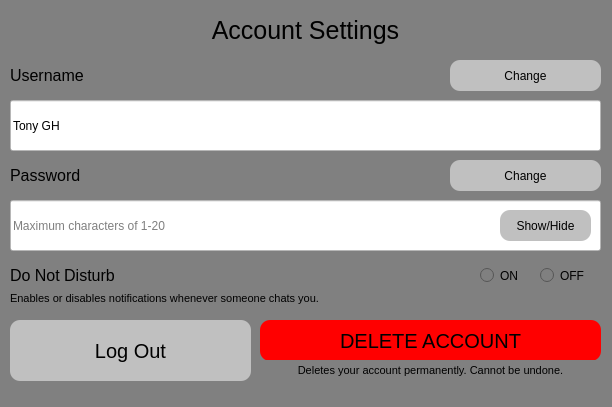
<?xml version="1.0" encoding="UTF-8"?>
<ui version="4.0">
 <class>Dialog</class>
 <widget class="QDialog" name="Dialog">
  <property name="geometry">
   <rect>
    <x>0</x>
    <y>0</y>
    <width>612</width>
    <height>407</height>
   </rect>
  </property>
  <property name="windowTitle">
   <string>Dialog</string>
  </property>
  <property name="styleSheet">
   <string notr="true">background-color:grey</string>
  </property>
  <widget class="QLabel" name="label_4">
   <property name="geometry">
    <rect>
     <x>10</x>
     <y>60</y>
     <width>571</width>
     <height>31</height>
    </rect>
   </property>
   <property name="font">
    <font>
     <pointsize>12</pointsize>
    </font>
   </property>
   <property name="styleSheet">
    <string notr="true"/>
   </property>
   <property name="text">
    <string>Username</string>
   </property>
  </widget>
  <widget class="QPushButton" name="pushButton_2">
   <property name="geometry">
    <rect>
     <x>450</x>
     <y>60</y>
     <width>151</width>
     <height>31</height>
    </rect>
   </property>
   <property name="styleSheet">
    <string notr="true">background-color:silver;
border-radius:10px;</string>
   </property>
   <property name="text">
    <string>Change</string>
   </property>
  </widget>
  <widget class="QLineEdit" name="username_txt">
   <property name="geometry">
    <rect>
     <x>10</x>
     <y>100</y>
     <width>591</width>
     <height>51</height>
    </rect>
   </property>
   <property name="styleSheet">
    <string notr="true">background-color:white</string>
   </property>
   <property name="text">
    <string>Tony GH</string>
   </property>
   <property name="placeholderText">
    <string>Maximum characters of 1-20</string>
   </property>
  </widget>
  <widget class="QLabel" name="label_5">
   <property name="geometry">
    <rect>
     <x>10</x>
     <y>160</y>
     <width>571</width>
     <height>31</height>
    </rect>
   </property>
   <property name="font">
    <font>
     <pointsize>12</pointsize>
    </font>
   </property>
   <property name="styleSheet">
    <string notr="true"/>
   </property>
   <property name="text">
    <string>Password</string>
   </property>
  </widget>
  <widget class="QLineEdit" name="password_txt">
   <property name="geometry">
    <rect>
     <x>10</x>
     <y>200</y>
     <width>591</width>
     <height>51</height>
    </rect>
   </property>
   <property name="styleSheet">
    <string notr="true">background-color:white</string>
   </property>
   <property name="text">
    <string/>
   </property>
   <property name="echoMode">
    <enum>QLineEdit::Password</enum>
   </property>
   <property name="placeholderText">
    <string>Maximum characters of 1-20</string>
   </property>
  </widget>
  <widget class="QPushButton" name="pushButton_3">
   <property name="geometry">
    <rect>
     <x>450</x>
     <y>160</y>
     <width>151</width>
     <height>31</height>
    </rect>
   </property>
   <property name="styleSheet">
    <string notr="true">background-color:silver;
border-radius:10px;</string>
   </property>
   <property name="text">
    <string>Change</string>
   </property>
  </widget>
  <widget class="QPushButton" name="pushButton_4">
   <property name="geometry">
    <rect>
     <x>500</x>
     <y>210</y>
     <width>91</width>
     <height>31</height>
    </rect>
   </property>
   <property name="styleSheet">
    <string notr="true">background-color:silver;
border-radius:10px;</string>
   </property>
   <property name="text">
    <string>Show/Hide</string>
   </property>
  </widget>
  <widget class="QLabel" name="label_6">
   <property name="geometry">
    <rect>
     <x>10</x>
     <y>260</y>
     <width>591</width>
     <height>31</height>
    </rect>
   </property>
   <property name="font">
    <font>
     <pointsize>12</pointsize>
    </font>
   </property>
   <property name="styleSheet">
    <string notr="true"/>
   </property>
   <property name="text">
    <string>Do Not Disturb</string>
   </property>
  </widget>
  <widget class="QRadioButton" name="radioButton">
   <property name="geometry">
    <rect>
     <x>540</x>
     <y>260</y>
     <width>51</width>
     <height>31</height>
    </rect>
   </property>
   <property name="text">
    <string>OFF</string>
   </property>
  </widget>
  <widget class="QRadioButton" name="radioButton_2">
   <property name="geometry">
    <rect>
     <x>480</x>
     <y>260</y>
     <width>51</width>
     <height>31</height>
    </rect>
   </property>
   <property name="text">
    <string>ON</string>
   </property>
  </widget>
  <widget class="QLabel" name="label_7">
   <property name="geometry">
    <rect>
     <x>10</x>
     <y>290</y>
     <width>571</width>
     <height>16</height>
    </rect>
   </property>
   <property name="font">
    <font>
     <pointsize>8</pointsize>
    </font>
   </property>
   <property name="styleSheet">
    <string notr="true"/>
   </property>
   <property name="text">
    <string>Enables or disables notifications whenever someone chats you.</string>
   </property>
  </widget>
  <widget class="QPushButton" name="logout_button">
   <property name="geometry">
    <rect>
     <x>10</x>
     <y>320</y>
     <width>241</width>
     <height>61</height>
    </rect>
   </property>
   <property name="font">
    <font>
     <pointsize>15</pointsize>
    </font>
   </property>
   <property name="styleSheet">
    <string notr="true">background-color:silver;
border-radius:10px;</string>
   </property>
   <property name="text">
    <string>Log Out</string>
   </property>
  </widget>
  <widget class="QPushButton" name="DELETE_button">
   <property name="geometry">
    <rect>
     <x>260</x>
     <y>320</y>
     <width>341</width>
     <height>41</height>
    </rect>
   </property>
   <property name="font">
    <font>
     <pointsize>15</pointsize>
    </font>
   </property>
   <property name="styleSheet">
    <string notr="true">background-color:red;
border-radius:10px;
</string>
   </property>
   <property name="text">
    <string>DELETE ACCOUNT</string>
   </property>
  </widget>
  <widget class="QLabel" name="label_9">
   <property name="geometry">
    <rect>
     <x>260</x>
     <y>360</y>
     <width>341</width>
     <height>21</height>
    </rect>
   </property>
   <property name="font">
    <font>
     <pointsize>8</pointsize>
    </font>
   </property>
   <property name="styleSheet">
    <string notr="true"/>
   </property>
   <property name="text">
    <string>Deletes your account permanently. Cannot be undone.</string>
   </property>
   <property name="alignment">
    <set>Qt::AlignCenter</set>
   </property>
  </widget>
  <widget class="QLabel" name="label_8">
   <property name="geometry">
    <rect>
     <x>150</x>
     <y>10</y>
     <width>311</width>
     <height>41</height>
    </rect>
   </property>
   <property name="font">
    <font>
     <pointsize>19</pointsize>
    </font>
   </property>
   <property name="text">
    <string>Account Settings</string>
   </property>
   <property name="alignment">
    <set>Qt::AlignCenter</set>
   </property>
  </widget>
  <zorder>label_7</zorder>
  <zorder>label_4</zorder>
  <zorder>pushButton_2</zorder>
  <zorder>username_txt</zorder>
  <zorder>label_5</zorder>
  <zorder>password_txt</zorder>
  <zorder>pushButton_3</zorder>
  <zorder>pushButton_4</zorder>
  <zorder>label_6</zorder>
  <zorder>radioButton</zorder>
  <zorder>radioButton_2</zorder>
  <zorder>logout_button</zorder>
  <zorder>DELETE_button</zorder>
  <zorder>label_9</zorder>
  <zorder>label_8</zorder>
 </widget>
 <resources/>
 <connections/>
</ui>
